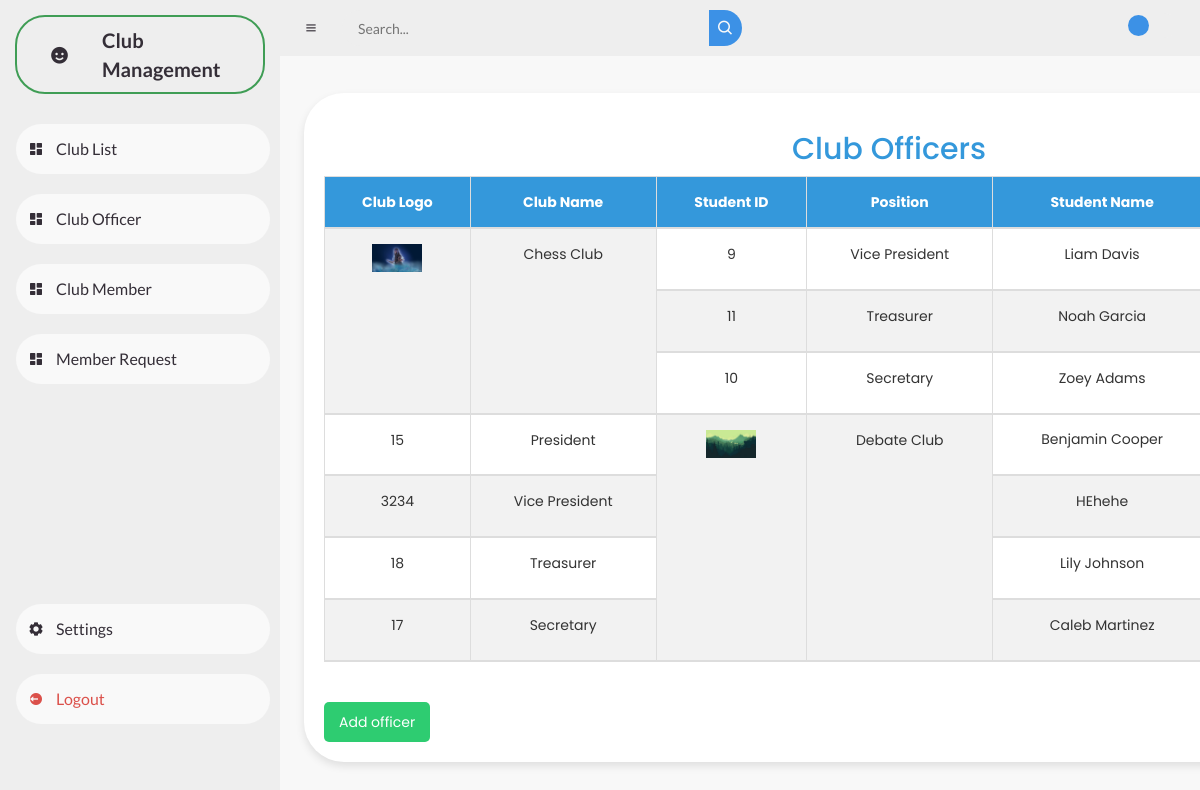
/clubofficer.php, run on the app's committed database.
### tables this page shows
CREATE TABLE `clubofficers` (
  `ClubID` int(11) NOT NULL,
  `StudentID` int(11) NOT NULL,
  `Position` varchar(50) NOT NULL,
  `StudentName` varchar(50) NOT NULL
);

CREATE TABLE `clubs` (
  `ClubID` int(11) NOT NULL,
  `ClubLogo` varchar(255) NOT NULL,
  `ClubName` varchar(255) NOT NULL,
  `Status` tinyint(1) NOT NULL
);

### clubofficer.php (the view, shortened to what this page needs)
<?php
include("db.php");
?>
<!DOCTYPE html>
<html lang="en">
<head>
    <link href='https://unpkg.com/boxicons@2.0.9/css/boxicons.min.css' rel='stylesheet'>
    <link rel="stylesheet" href="dash.css">
    <link rel="stylesheet" href="https://maxcdn.bootstrapcdn.com/bootstrap/3.4.1/css/bootstrap.min.css">
    <link rel="stylesheet" href="https://cdn.datatables.net/1.10.20/css/dataTables.bootstrap.min.css">
    <link href="https://cdn.jsdelivr.net/npm/remixicon@2.5.0/fonts/remixicon.css" rel="stylesheet">
</head>
<body>
    <section id="sidebar">
        <a href="#" class="brand">
            <i class='bx bxs-smile'></i>
            <span class="text">Club Management</span>
        </a>
        <ul class="side-menu top">
            <li>
                <a href="index.php">
                    <i class='bx bxs-dashboard'></i>
                    <span class="text">Club List</span>
                </a>
            </li>
            <li>
                <a href="clubofficer.php">
                    <i class='bx bxs-dashboard'></i>
                    <span class="text">Club Officer</span>
                </a>
            </li>
            <li>
                <a href="clubmembers.php">
                    <i class='bx bxs-dashboard'></i>
                    <span class="text">Club Member</span>
                </a>
            </li>
            <li>
                <a href="memreq.php">
                    <i class='bx bxs-dashboard'></i>
                    <span class="text">Member Request</span>
                </a>
            </li>
        </ul>
        <ul class="side-menu">
            <li>
                <a href="#">
                    <i class='bx bxs-cog'></i>
                    <span class="text">Settings</span>
                </a>
            </li>
            <li>
                <a href="userclublist.php" class="logout">
                    <i class='bx bxs-log-out-circle'></i>
                    <span class="text">Logout</span>
                </a>
            </li>
        </ul>
    </section>
    <section id="content">
        <nav>
            <i class='bx bx-menu'></i>
            <form action="#">
                <div class="form-input">
                    <input type="search" placeholder="Search...">
                    <button type="submit" class="search-btn"><i class='bx bx-search'></i></button>
                </div>
            </form>
            <label for="switch-mode" class="switch-mode"></label>
        </nav>
        <main class="main-content">
            <div class="container">
                <h2 style="text-align: center; color: #3498db;">Club Officers</h2>
                <table id="exampleTable" class="table table-striped table-bordered">
                <thead id="thead">
                    <tr>
                        <th>Club Logo</th>
                        <th>Club Name</th>
                        <th>Student ID</th>
                        <th>Position</th>
                        <th>Student Name</th>
                    </tr>
                </thead>
                <tbody id="tbody">
                    <?php
                    $sql = "SELECT clubofficers.ClubID, clubs.ClubLogo, clubs.ClubName, clubofficers.StudentID, clubofficers.Position, clubofficers.StudentName
                            FROM clubofficers
                            INNER JOIN clubs ON clubofficers.ClubID = clubs.ClubID
                            ORDER BY clubofficers.ClubID,
                                     CASE
                                        WHEN clubofficers.Position = 'President' THEN 1
                                        WHEN clubofficers.Position = 'Vice President' THEN 2
                                        WHEN clubofficers.Position = 'Treasurer' THEN 3
                                        WHEN clubofficers.Position = 'Secretary' THEN 4
                                        ELSE 5
                                     END,
                                     clubofficers.StudentID";
                    $result = $conn->query($sql);
                    if ($result->num_rows > 0) {
                        $prevClubID = '';
                        while ($row = $result->fetch_assoc()) {
                            if ($row["ClubID"] !== $prevClubID) {
                                echo '<tr>
                                        <td rowspan="5"><img src="' . $row["ClubLogo"] . '" alt="Club Logo" width="50"></td>
                                        <td rowspan="5">' . $row["ClubName"] . '</td>';
                            }
                            echo '<tr>
                                    <td>' . $row["StudentID"] . '</td>
                                    <td>' . $row["Position"] . '</td>
                                    <td>' . $row["StudentName"] . '</td>
                                    <td>
                                <a href="editclubofficers.php?StudentID=' . $row["StudentID"] . '" class="btn btn-warning btn-sm"><i class="glyphicon glyphicon-pencil"></i> Edit </a>
                                <a href="detele_officer.php?StudentID=' . $row["StudentID"] . '" class="btn btn-danger btn-sm"><i class="glyphicon glyphicon-trash"></i> Delete </a>
                            </td>
                                </tr>';
                            $prevClubID = $row["ClubID"];
                        }
                        echo "</table>";
                        echo '<button class="add-officer-btn" onclick="location.href=\'add_officers.php\';">Add officer</button>';
                    } else {
                        echo '<tr><td colspan="5" style="text-align: center;">No data available</td></tr>';
                    }
                    ?>
        </div>
    </main>
</body>
</html>

### dash.css (style rules this page uses)
* { margin: 0; padding: 0; box-sizing: border-box; }
a { text-decoration: none; }
li { list-style: none; }
:root { --poppins: 'Poppins', sans-serif; --lato: 'Lato', sans-serif; --light: #F9F9F9; --blue: #3C91E6; --light-blue: #CFE8FF; --grey: #eee; --dark-grey: #AAAAAA; --dark: #342E37; --red: #DB504A; --yellow: #FFCE26; --light-yellow: #FFF2C6; --orange: #FD7238; --light-orange: #FFE0D3; }
html { overflow-x: hidden; }
body { background: var(--grey); overflow-x: hidden; }
#sidebar { position: fixed; top: 0; left: 0; width: 280px; height: 100%; background: var(--grey); z-index: 2000; font-family: var(--lato); transition: .3s ease; overflow-x: hidden; scrollbar-width: none; }
#sidebar .brand { font-size: 20px; font-weight: 700; height: 75px; display: flex; align-items: center; color: var(--dark); position: sticky; top: 0; left: 0; background: var(--webkit-scrollbar); z-index: 500; box-sizing: content-box; border: 2px solid rgb(63, 157, 85); border-radius: 30px; margin: 15px; }
#sidebar .brand .bx { min-width: 85px; display: flex; justify-content: center; }
#sidebar .side-menu { width: 100%; margin-bottom: 200px; margin-top: 20px; }
#sidebar .side-menu li { height: 70px; background: transparent; margin-left: 6px; border-radius: 48px 0 0 48px; padding: 10px; }
#sidebar .side-menu li a { width: 100%; height: 100%; background: var(--light); display: flex; align-items: center; border-radius: 48px; font-size: 16px; color: var(--dark); white-space: nowrap; overflow-x: hidden; }
#sidebar .side-menu li a.logout { color: var(--red); }
#sidebar .side-menu li a .bx { min-width: calc(60px - ((4px + 6px) * 2)); display: flex; justify-content: center; }
#content { position: relative; width: calc(100% - 280px); left: 280px; transition: .3s ease; }
#content nav { height: 56px; background: var(--grey); padding: 0 24px; display: flex; align-items: center; grid-gap: 24px; font-family: var(--lato); position: sticky; top: 0; left: 0; z-index: 1000; }
#content nav .bx.bx-menu { cursor: pointer; color: var(--dark); }
#content nav form { max-width: 400px; width: 100%; margin-right: auto; }
#content nav form .form-input { display: flex; align-items: center; height: 36px; }
#content nav form .form-input input { flex-grow: 1; padding: 0 16px; height: 100%; border: none; background: var(--grey); border-radius: 36px 0 0 36px; outline: none; width: 100%; color: var(--dark); }
#content nav form .form-input button { width: 36px; height: 100%; display: flex; justify-content: center; align-items: center; background: var(--blue); color: var(--light); font-size: 18px; border: none; outline: none; border-radius: 0 36px 36px 0; cursor: pointer; }
#content nav .switch-mode { display: block; min-width: 50px; height: 25px; border-radius: 25px; background: var(--grey); cursor: pointer; position: relative; }
#content nav .switch-mode::before { content: ''; position: absolute; top: 2px; left: 2px; bottom: 2px; width: calc(25px - 4px); background: var(--blue); border-radius: 50%; transition: all .3s ease; }
#content main { width: 100%; padding: 36px 24px; font-family: var(--poppins); max-height: calc(100vh - 56px); overflow-y: auto; }

### clubofficer.php (style rules this page uses)
body { background-color: #f8f8f8; font-family: 'Arial', sans-serif; }
.container { margin-top: 1px; background-color: #fff; padding: 20px; border-radius: 40px; box-shadow: 0 4px 8px rgba(0, 0, 0, 0.1); }
h2 { text-align: center; color: #3498db; }
#exampleTable { width: 100%; border-collapse: collapse; margin-top: 10px; }
#exampleTable th, #exampleTable td { padding: 15px; text-align: center; border-bottom: 2px solid #ddd; }
#exampleTable th { background-color: #3498db; color: white; }
#exampleTable tbody tr:nth-child(odd) { background-color: #f2f2f2; }
.add-officer-btn { background-color: #2ecc71; color: white; border: none; padding: 10px 15px; border-radius: 5px; cursor: pointer; margin-top: 20px; }

### data on the page
clubofficers: ClubID.ClubLogo (picture), ClubID.ClubName "Chess Club", StudentID "9", Position "Vice President", StudentName "Liam Davis"
clubofficers: StudentID "11", Position "Treasurer", StudentName "Noah Garcia"
clubofficers: StudentID "10", Position "Secretary", StudentName "Zoey Adams"
clubofficers: ClubID.ClubLogo (picture), ClubID.ClubName "Debate Club", StudentID "15", Position "President", StudentName "Benjamin Cooper"
clubofficers: StudentID "3234", Position "Vice President", StudentName "HEhehe"
clubofficers: StudentID "18", Position "Treasurer", StudentName "Lily Johnson"
clubofficers: StudentID "17", Position "Secretary", StudentName "Caleb Martinez"
